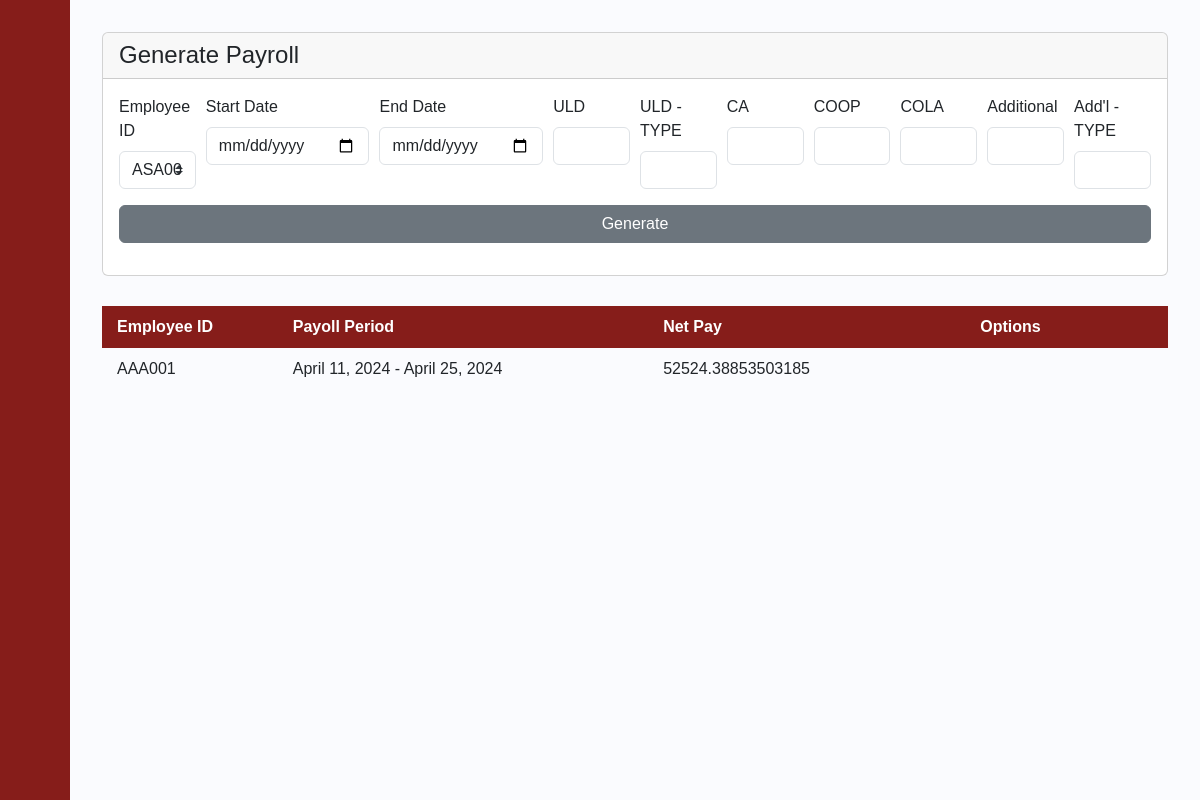
/generate_page/1/, run on an earlier commit of the app's database.
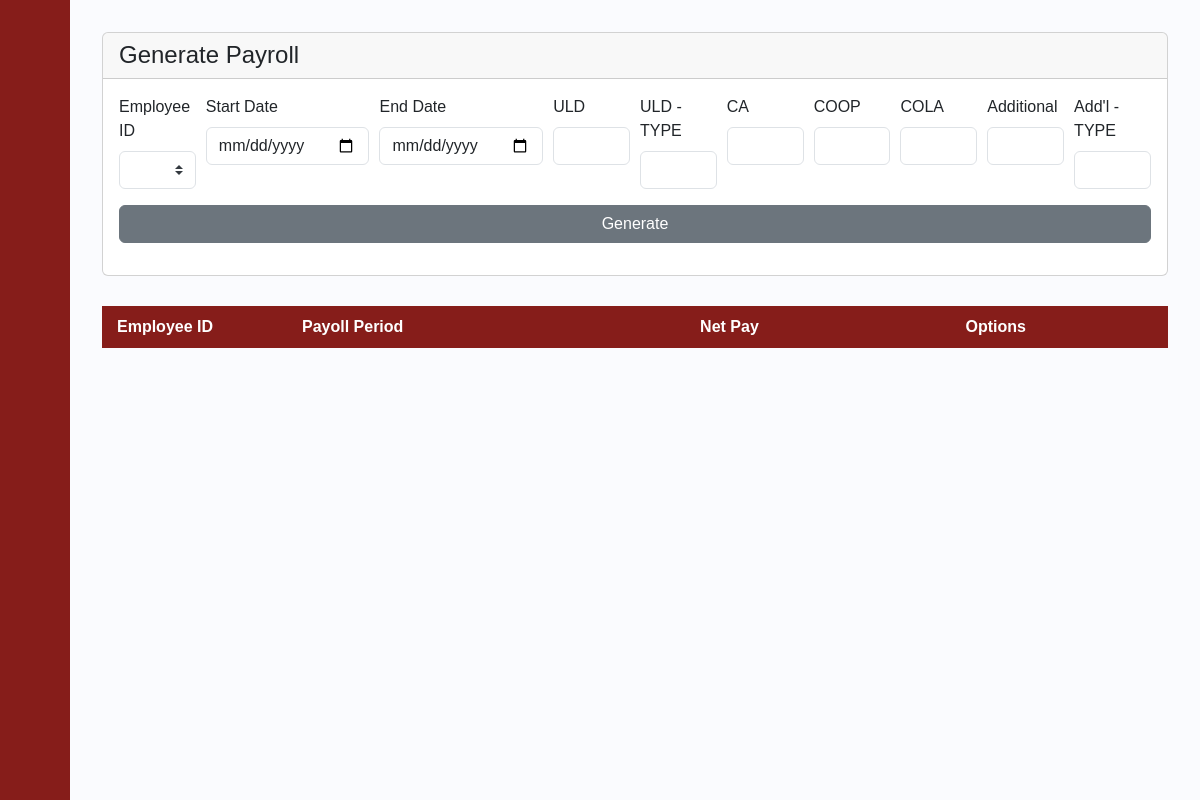
And on a later commit of the database.
### payrollapp/models.py (models this page shows, shortened)
class Payslip_Transaction(models.Model):
    Transaction_ID = models.IntegerField(primary_key=True)
    Date_Distributed = models.DateField(blank=True, null=True)
    Start_Date = models.DateField(blank=True, null=True)
    End_Date = models.DateField(blank=True, null=True)
    Net_Pay = models.FloatField()
    Total_Deductions = models.FloatField()
    Absence_Deductions = models.FloatField()
    OT = models.FloatField()
    NightShift = models.FloatField()
    Holiday_Comp = models.FloatField()
    Employee_ID = models.ForeignKey(Employee, on_delete=models.CASCADE)
    SSS_Rate_ID = models.FloatField()
    PhilHealth_Rate_ID = models.FloatField()
    HDMF_Rate_ID = models.FloatField()
    WTAX_Rate_ID = models.FloatField()
    HMO_Rate_ID = models.FloatField()
    ULDeductions_Rate_ID = models.ForeignKey(UNIFORMLAPTOPDEDUCTIONS, on_delete=models.CASCADE)
    CA_Rate_ID = models.ForeignKey(CA, on_delete=models.CASCADE)
    COOP_Rate_ID = models.ForeignKey(COOP, on_delete=models.CASCADE)
    COLA_Rate_ID = models.ForeignKey(COLA, on_delete=models.CASCADE)
    AddtlEarning_Rate_ID = models.ForeignKey(ADDITIONAL_EARNINGS, on_delete=models.CASCADE)

class Employee(models.Model):
    Last_name = models.CharField(max_length=255)
    First_name = models.CharField(max_length=255)
    Middle_name = models.CharField(max_length=255, blank=True, null=True)
    id_number = models.CharField(max_length=6, primary_key=True)
    Status  = models.CharField(max_length=255)
    Department  = models.CharField(max_length=255)
    Role   = models.CharField(max_length=255)
    Join_Date = models.DateField(blank=True, null=True)
    Phone_Number = models.CharField(max_length=255)
    Email = models.CharField(max_length=255)
    BankNumber = models.CharField(max_length=255)
    Salary   = models.FloatField()
    Vacation_Leaves = models.IntegerField()
    Sick_Leaves = models.IntegerField()
    def getID(self):
        return self.id_number
    def __str__(self):
        z = str(self.getID())
        return z

### payrollapp/views.py (the view)
# urls.py: path('generate_page/<int:UID>/', views.generate_page, name='generate_page'),
def generate_page(request, UID):
    a = Employee.objects.all()
    payslip=Payslip_Transaction.objects.all()
    user = get_object_or_404(USER_ACCOUNT, pk=UID)
    if (request.method == "POST"):
        try:
            employee = request.POST.get('inputID')
        except:
            messages.warning(request, "Error missing values") #VERY NIECHE EDGE CASE(I took a look and the chances are incredibly slim but if in a miracle the company lasts THAT long, reallistically we should have migrated or upgraded but error code just in case)
            return render(request, 'payrollapp/generate_page.html' , {'user':user, 'a':a, 'payslip':payslip})
        try:
            start  = request.POST.get('inputStartDate')
            try:
                start = datetime.strptime(start, "%Y-%m-%d").date()
            except ValueError:
                messages.warning(request, "Invalid date format. Please use YYYY-MM-DD.")
                return render(request, 'payrollapp/generate_page.html' , {'user':user, 'a':a, 'payslip':payslip})
        except:
            messages.warning(request, "Error missing values") #VERY NIECHE EDGE CASE(I took a look and the chances are incredibly slim but if in a miracle the company lasts THAT long, reallistically we should have migrated or upgraded but error code just in case)
            return render(request, 'payrollapp/generate_page.html' , {'user':user, 'a':a,'payslip':payslip})
        try:
            end  = request.POST.get('inputEndDate')
            try:
                end = datetime.strptime(end, "%Y-%m-%d").date()
            except ValueError:
                messages.warning(request, "Invalid date format. Please use YYYY-MM-DD.")
                return render(request, 'payrollapp/generate_page.html', {'user':user, 'a':a, 'payslip':payslip})
        except:
            messages.warning(request, "Error missing values") #VERY NIECHE EDGE CASE(I took a look and the chances are incredibly slim but if in a miracle the company lasts THAT long, reallistically we should have migrated or upgraded but error code just in case)
            return render(request, 'payrollapp/generate_page.html', {'user':user, 'a':a, 'payslip':payslip})
        try:
            ULD_AM = request.POST.get('inputULD')
        except:
            messages.warning(request, "Error missing values") #VERY NIECHE EDGE CASE(I took a look and the chances are incredibly slim but if in a miracle the company lasts THAT long, reallistically we should have migrated or upgraded but error code just in case)
            return render(request, 'payrollapp/generate_page.html', {'user':user, 'a':a, 'payslip':payslip})
        try:
            ULD_T = request.POST.get('inputULDT')
        except:
            messages.warning(request, "Error missing values") #VERY NIECHE EDGE CASE(I took a look and the chances are incredibly slim but if in a miracle the company lasts THAT long, reallistically we should have migrated or upgraded but error code just in case)
            return render(request, 'payrollapp/generate_page.html', {'user':user, 'a':a, 'payslip':payslip})
        try:
            CA_AM = request.POST.get('inputCA')
        except:
            messages.warning(request, "Error missing values") #VERY NIECHE EDGE CASE(I took a look and the chances are incredibly slim but if in a miracle the company lasts THAT long, reallistically we should have migrated or upgraded but error code just in case)
            return render(request, 'payrollapp/generate_page.html', {'user':user, 'a':a, 'payslip':payslip})
        try:
            COOP_AM = request.POST.get('inputCOOP')
        except:
            messages.warning(request, "Error missing values") #VERY NIECHE EDGE CASE(I took a look and the chances are incredibly slim but if in a miracle the company lasts THAT long, reallistically we should have migrated or upgraded but error code just in case)
            return render(request, 'payrollapp/generate_page.html', {'user':user, 'a':a, 'payslip':payslip})
        try:
            COLA_AM = request.POST.get('inputCOLA')
        except:
            messages.warning(request, "Error missing values") #VERY NIECHE EDGE CASE(I took a look and the chances are incredibly slim but if in a miracle the company lasts THAT long, reallistically we should have migrated or upgraded but error code just in case)
            return render(request, 'payrollapp/generate_page.html', {'user':user}, {'a':a}, {'payslip':payslip})
        try:
            ADDE_AM = request.POST.get('inputADDE')
        except:
            messages.warning(request, "Error missing values") #VERY NIECHE EDGE CASE(I took a look and the chances are incredibly slim but if in a miracle the company lasts THAT long, reallistically we should have migrated or upgraded but error code just in case)
            return render(request, 'payrollapp/generate_page.html' , {'user':user, 'a':a, 'payslip':payslip})
        try:
            ADDE_T = request.POST.get('inputADDET')
        except:
            messages.warning(request, "Error missing values") #VERY NIECHE EDGE CASE(I took a look and the chances are incredibly slim but if in a miracle the company lasts THAT long, reallistically we should have migrated or upgraded but error code just in case)
            return render(request, 'payrollapp/generate_page.html' , {'user':user, 'a':a, 'payslip':payslip})
        total, absenceDues, SSS_RATE_ID, PH_ID, HDMF_ID,  WITH_ID, OT, NightIncrease , Holiday_Comp, Total_Deductions = calculateSALARY(employee, start, end, ULD_AM, ULD_T, CA_AM, COOP_AM, COLA_AM, ADDE_AM, ADDE_T)
        try:
            if Payslip_Transaction.objects.filter(End_Date=end).exists():
                print('error already exists')
            else:
                xyz = get_object_or_404(HMO, pk=1)
                Payslip_Transaction.objects.create(
                Date_Distributed = datetime.now().date(),
                Start_Date = start,
                End_Date = end,
                Net_Pay = total,
                Total_Deductions= Total_Deductions,
                Absence_Deductions = absenceDues,
                OT= OT,
                NightShift = NightIncrease,
                Holiday_Comp = Holiday_Comp,
                Employee_ID = get_object_or_404(Employee, pk=employee),
                SSS_Rate_ID = SSS_RATE_ID,
                PhilHealth_Rate_ID = PH_ID,
                HDMF_Rate_ID = HDMF_ID,
                WTAX_Rate_ID = WITH_ID,
                HMO_Rate_ID = xyz.HMO_Amount,
                ULDeductions_Rate_ID = UNIFORMLAPTOPDEDUCTIONS.objects.last(),
                CA_Rate_ID = CA.objects.last(),
                COOP_Rate_ID = COOP.objects.last(),
                COLA_Rate_ID = COLA.objects.last(),
                AddtlEarning_Rate_ID = ADDITIONAL_EARNINGS.objects.last()
                )
                messages.success(request, "Payroll successfully generated!")
        except:
            print("Soemthing fked up")
        return render(request, 'payrollapp/generate_page.html' , {'user':user,'a':a, 'payslip':payslip})
    else:
        return render(request, 'payrollapp/generate_page.html' , {'user':user,'a':a, 'payslip':payslip})

### payrollapp/templates/payrollapp/generate_page.html (shortened to what this page needs)
{% extends 'payrollapp/base.html' %}
{% load static %}
{% block content %}
<div class="content">
    <div class="card">
        <h4 class="card-header">Generate Payroll</h4>
        <div class="card-body">
            <form method="POST" action="#">{% csrf_token %}
                <div class="form-row">
                    <div class="form-group col-md-1">
                        <label for="inputID">Employee ID</label>
                        <select class="form-control custom-select mr-sm-2" id="inputID" name="inputID" required>
                        {% for b in a %}
                            <option value="{{b.id_number}}">{{b.id_number}}</option>
                        {% endfor %}
                        </select>
                    </div>
                    <div class="form-group col-md-2">
                        <label for="inputStartDate">Start Date</label>
                        <input type="date" class="form-control" id="inputStartDate" name="inputStartDate" required>
                    </div>
                    <div class="form-group col-md-2">
                        <label for="inputEndDate">End Date</label>
                        <input type="date" class="form-control" id="inputEndDate" name="inputEndDate" required>
                    </div>
                    <div class="form-group col-md-1">
                        <label for="inputULD">ULD</label>
                        <input type="number" class="form-control" id="inputULD" name="inputULD" required>
                    </div>
                    <div class="form-group col-md-1">
                        <label for="inputULDT">ULD - TYPE</label>
                        <input type="text" class="form-control" id="inputULDT" name="inputULDT" required>
                    </div>
                    <div class="form-group col-md-1">
                        <label for="inputCA">CA</label>
                        <input type="number" class="form-control" id="inputCA" name="inputCA" required>
                    </div>
                    <div class="form-group col-md-1">
                        <label for="inputCOOP">COOP</label>
                        <input type="number" class="form-control" id="inputCOOP" name="inputCOOP" required>
                    </div>
                    <div class="form-group col-md-1">
                        <label for="inputCOLA">COLA</label>
                        <input type="number" class="form-control" id="inputCOLA" name="inputCOLA" required>
                    </div>
                    <div class="form-group col-md-1">
                        <label for="inputADDE">Additional </label>
                        <input type="number" class="form-control" id="inputADDE" name="inputADDE" required>
                    </div>
                    <div class="form-group col-md-1">
                        <label for="inputADDET">Add'l - TYPE</label>
                        <input type="text" class="form-control" id="inputADDET" name="inputADDET" required>
                    </div>
                </div>
                <div class="text-center">
                    <button class="btn btn-secondary btn-block" type="submit">Generate</button>
                </div>
            </form>
        </div>
    </div>
    <div style="overflow-x:auto;">
        <table id="posts">
            <thead>
                <tr>
                    <th style="width:5%">Employee ID</th>
                    <th style="width:15%">Payoll Period</th>
                    <th style="width:10%">Net Pay</th>
                    <th style="width:8%">Options</th>
                </tr>
            </thead>
            <tbody>
                {% for i in payslip %}
                <tr>
                    <td>{{i.Employee_ID}}</td>
                    <td>{{i.Start_Date}} - {{i.End_Date}}</td>
                    <td>{{i.Net_Pay}}</td>
                    <td class="form-row">
                        <a class="btn" href="{% url 'payroll_breakdown' UID=user.pk  TID=i.Transaction_ID %}"></a>
                    </td>
                </tr>
                {% endfor %}
            </tbody>
        </table>
    </div>
</div>
{% endblock %}

What changed in the data, as far as the page shows it:
removed Payslip_Transaction: Employee_ID "AAA001", Start_Date "April 11, 2024", End_Date "April 25, 2024", Net_Pay "52524.38853503185"
Also different on the page:
form field inputID: "ASA001" → (not shown)
